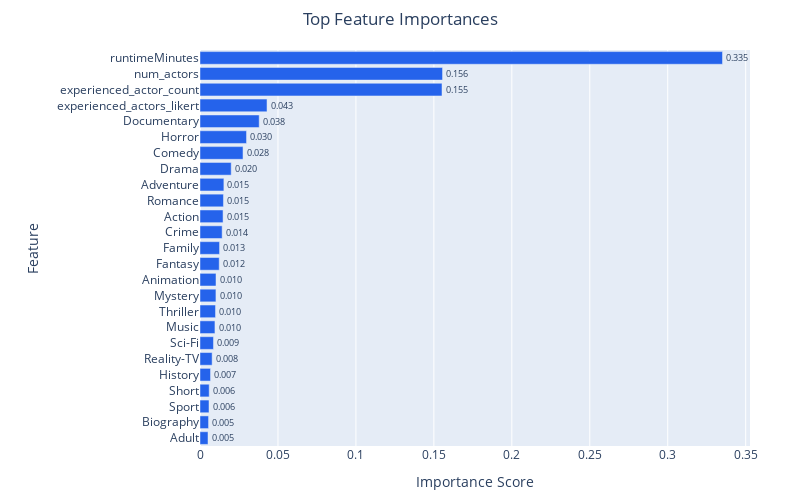

Notebook source saved alongside this figure:
### Code cell
plot_importance(importance2)

### Figure 1 — Plotly figure (JSON) as saved in the notebook; plotly's stock layout.template omitted (floating-point values rounded to 4 significant figures)
{"data": [{"alignmentgroup": "True", "hovertemplate": "Importance Score=%{x}<br>Feature=%{y}<br>text=%{text}<extra></extra>", "legendgroup": "", "marker": {"color": "#2563eb", "pattern": {"shape": ""}}, "name": "", "offsetgroup": "", "orientation": "h", "showlegend": false, "text": [0.005, 0.005, 0.006, 0.006, 0.007, 0.008, 0.009, 0.01, 0.01, 0.01, 0.01, 0.012, 0.013, 0.014, 0.015, 0.015, 0.015, 0.02, 0.028, 0.03, 0.038, 0.043, 0.155, 0.156, 0.335], "textposition": "outside", "texttemplate": "%{text:.3f}", "type": "bar", "x": [0.005145, 0.005482, 0.00577, 0.005899, 0.006757, 0.00778, 0.00864, 0.009591, 0.009953, 0.01023, 0.01027, 0.01234, 0.01254, 0.01421, 0.01479, 0.01505, 0.01532, 0.02001, 0.0276, 0.02984, 0.03797, 0.04299, 0.1552, 0.1556, 0.3351], "xaxis": "x", "y": ["Adult", "Biography", "Sport", "Short", "History", "Reality-TV", "Sci-Fi", "Music", "Thriller", "Mystery", "Animation", "Fantasy", "Family", "Crime", "Action", "Romance", "Adventure", "Drama", "Comedy", "Horror", "Documentary", "experienced_actors_likert", "experienced_actor_count", "num_actors", "runtimeMinutes"], "yaxis": "y"}], "layout": {"barmode": "relative", "height": 500, "legend": {"tracegroupgap": 0}, "margin": {"b": 50, "l": 200, "r": 50, "t": 50}, "showlegend": false, "title": {"text": "Top Feature Importances", "x": 0.5}, "width": 800, "xaxis": {"anchor": "y", "autorange": true, "domain": [0, 1], "range": [0, 0.3528], "title": {"text": "Importance Score"}, "type": "linear"}, "yaxis": {"anchor": "x", "autorange": true, "domain": [0, 1], "dtick": 1, "range": [-0.5, 24.5], "title": {"text": "Feature"}, "type": "category"}}}
